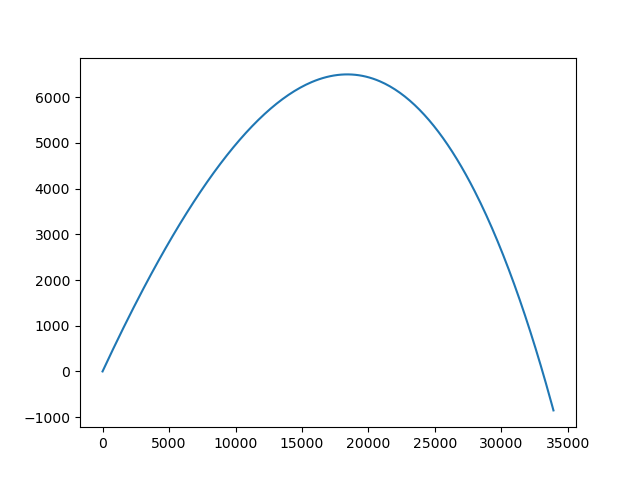

Here is the Python script that generated this plot:
import numpy
import scipy
from numba import njit

#konstanty pro prepinani
class cEquation: EXP = 1; GON = 2; GUN = 3
class cSolver: EUL = 1; RK4 = 2; SCI = 3

#parametry dela
g = 9.81 #m/s^2
r = 16*0.0254 #m
S = numpy.pi*r**2 #m^2
rho = 1.2 #kg/m^3
Cd = 0.06
M = 929 #kg
K = 0.5*rho*S*Cd
KM = K/M
V0 = 788 #m/s
alpha = 32*numpy.pi/180 #rad elevace dela 
#prave strany
@njit
def fexp(t, y):
    return -y

@njit
def fgon(t, Y):
    (y1, y2) = Y
    return numpy.array((y2, -y1))

@njit
def fgun(t, Y):
    (x,z,vx,vz) = Y
    v = numpy.sqrt(vx**2 + vz**2)
    return numpy.array((vx, vz, -KM*v*vx, -KM*v*vz - g))

#Eulerova metoda
@njit
def Euler(func, y0, t):
    y = numpy.empty((len(t), len(y0)))
    y[0,:] = y0
    for n in range(len(t)-1):
        h = t[n+1] - t[n]
        y[n+1,:] = y[n,:] + h*func(t[n], y[n,:])
    return y

#Runge-Kuttova metoda 4. radu
@njit
def RungeKutta4(func, y0, t):
    y = numpy.empty((len(t), len(y0)))
    y[0,:] = y0
    for n in range(len(t)-1):
        h = t[n+1] - t[n]
        h2 = h*0.5
        k1 = func(t[n], y[n,:])
        k2 = func(t[n] + h2, y[n,:] + h2*k1)
        k3 = func(t[n] + h2, y[n,:] + h2*k2)
        k4 = func(t[n] + h, y[n,:] + h*k3)
        y[n+1,:] = y[n,:] + h*(k1 + 2*k2 + 2*k3 + k4)/6
    return y

#kresleni
def savefig(t, y, file):
    import matplotlib.pyplot as plt
    match Equation:
        case cEquation.EXP:
            fanal = lambda t: numpy.exp(-t) 
            plt.plot(t, fanal(t), t, y[:,0], 'o')
        case cEquation.GON:
            fanal1 = lambda t: numpy.sin(t)
            fanal2 = lambda t: numpy.cos(t)
            plt.plot(t, fanal1(t), t, y[:,0], 'o', t, fanal2(t), t, y[:,1], 'x')
        case cEquation.GUN:
            plt.plot(y[:,0], y[:,1])
    plt.savefig(file)
    plt.show()

#vyber ulohy
Equation = cEquation.GUN
Solver = cSolver.SCI

match Equation:
    case cEquation.EXP:
        func = fexp
        tmin = 0
        tmax = 2
        y0 = numpy.array([1])
        nmax = 20 if Solver == cSolver.EUL else 5
    case cEquation.GON:
        func = fgon
        tmin = 0
        tmax = 2*numpy.pi
        y0 = numpy.array([0,1])
        nmax = 100 if Solver == cSolver.EUL else 25
    case cEquation.GUN:
        func = fgun
        tmin = 0
        tmax = 75
        y0 = numpy.array([0,0,V0*numpy.cos(alpha),V0*numpy.sin(alpha)])
        nmax = 1000 if Solver == cSolver.EUL else 250

#vytvoreni casove osy
t = numpy.linspace(tmin, tmax, nmax+1)

#reseni
match Solver:
    case cSolver.EUL:
        y = Euler(func, y0, t)
    case cSolver.RK4:
        y = RungeKutta4(func, y0, t)
    case cSolver.SCI:
        y = scipy.integrate.odeint(func, y0, t, tfirst=True)

n = 1
while (y[n,1] >= 0):
    n += 1

n -= 1
print(y[n,0], y[n,1], t[n]) #vzdalenost, vyska, cas

savefig(t, y, "odr.png") #ukládá do vyššího adresáře